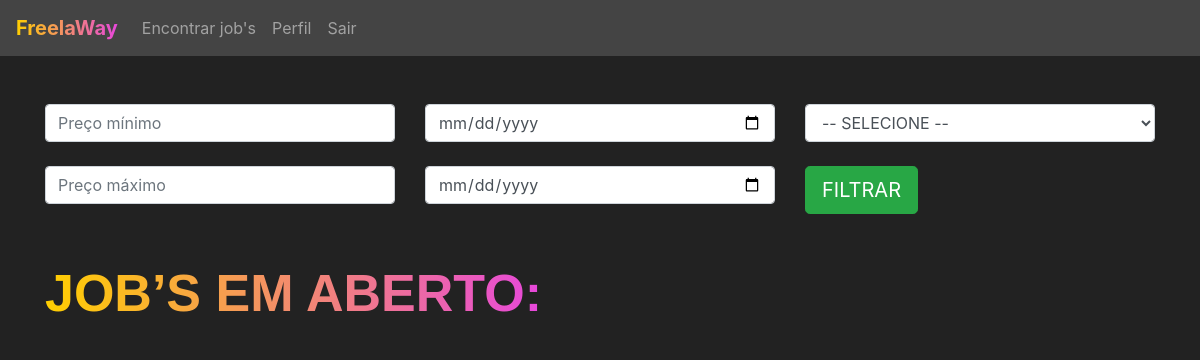
/jobs/encontrar_jobs/ (signed in), run on an earlier commit of the app's database.
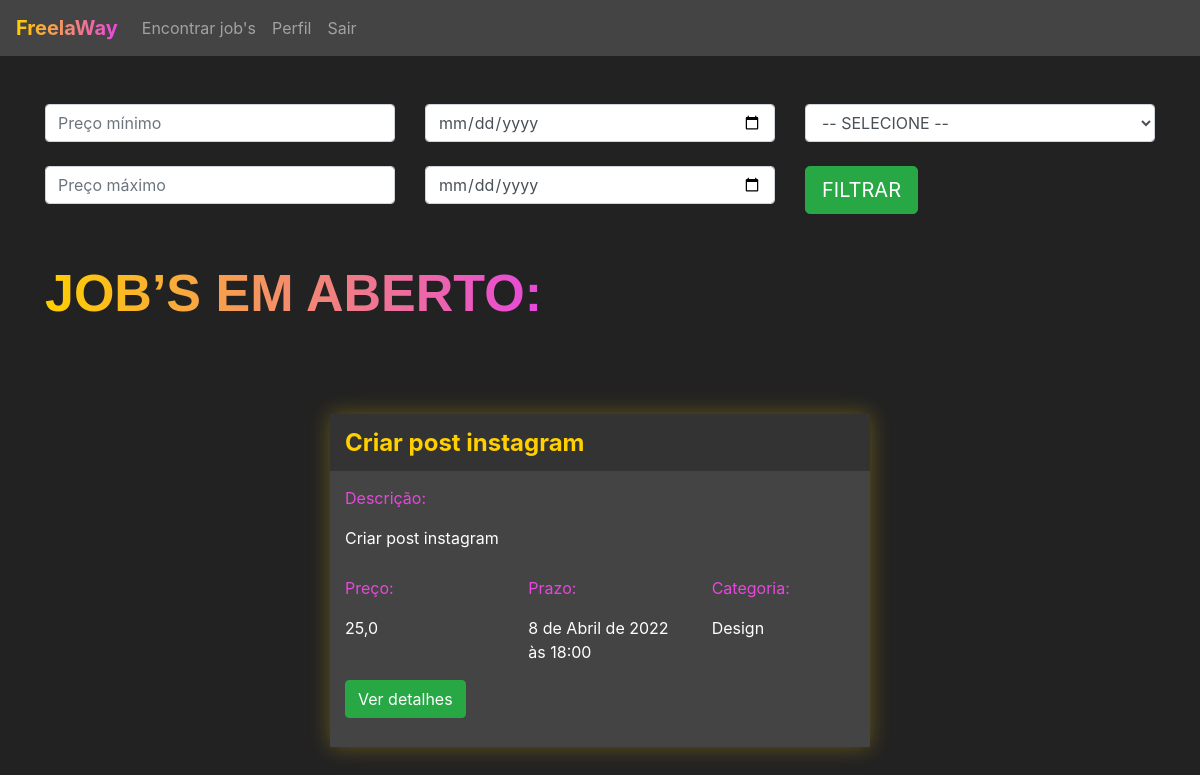
And on a later commit of the database.
### jobs/models.py (models this page shows, shortened)
class Jobs(models.Model):
    categoria_choices = (('D', 'Design'),
                         ('EV', 'Edição de Vídeo'))
    status_choices = (('C', 'Em criação'),
                      ('AA', 'Aguardando aprovação'),
                      ('F', 'Finalizado'))
    titulo = models.CharField(max_length=200)
    descricao = models.TextField()
    categoria = models.CharField(max_length=2, choices=categoria_choices, default="D")
    prazo_entrega = models.DateTimeField()
    preco = models.FloatField()
    referencias = models.ManyToManyField(Referencias)
    profissional = models.ForeignKey(User, on_delete=models.DO_NOTHING, null=True, blank=True)
    reservado = models.BooleanField(default=False)
    status = models.CharField(max_length=2, default='C')
    arquivo_final = models.FileField(null=True, blank=True)

### jobs/views.py (the view)
# urls.py: path('encontrar_jobs/', views.encontrar_jobs, name="encontrar_jobs"),
@login_required(login_url='/auth/logar')
def encontrar_jobs(request):
    if request.method == "GET":
        preco_minimo = request.GET.get('preco_minimo')
        preco_maximo = request.GET.get('preco_maximo')
        prazo_minimo = request.GET.get('prazo_minimo')
        prazo_maximo = request.GET.get('prazo_maximo')
        categoria = request.GET.get('categoria')
        if preco_minimo or preco_maximo or prazo_minimo or prazo_maximo or categoria:
            if not preco_minimo:
                preco_minimo = 0
            if not preco_maximo:
                preco_maximo = 999999
            if not prazo_minimo:
                prazo_minimo = datetime(year=1900, month=1, day=1)
            if not prazo_maximo:
                prazo_maximo = datetime(year=3000, month=1, day=1)
            if categoria == '':
                categoria = ['D', 'EV', ]
            elif categoria == 'D':
                categoria = ['D', ]
            elif categoria == "EV":
                categoria = ['EV', ]
            jobs = Jobs.objects \
                .filter(preco__gte=preco_minimo) \
                .filter(preco__lte=preco_maximo) \
                .filter(prazo_entrega__gte=prazo_minimo) \
                .filter(prazo_entrega__lte=prazo_maximo) \
                .filter(categoria__in=categoria) \
                .filter(reservado=False)
        else:
            jobs = Jobs.objects.filter(reservado=False)
        return render(request, 'encontrar_jobs.html', {'jobs': jobs})

### jobs/models.py (called while the page is built)
    def __str__(self) -> str:
        return self.arquivo.url

### jobs/templates/encontrar_jobs.html (shortened to what this page needs)
{% extends 'base.html' %}
{% load static %}
{% block 'head' %}
<link rel="stylesheet" href="{% static 'jobs/css/encontrar_jobs.css' %}">
{% endblock %}
{% block 'body' %}
<div class="container">
    <br/>
    <br/>
    <form action="{% url 'encontrar_jobs' %}" method="GET">
        <div class="row">
            <div class="col-sm">
                <input type="text" class="form-control" placeholder="Preço mínimo" name="preco_minimo">
                <br/>
                <input type="text" class="form-control" placeholder="Preço máximo" name="preco_maximo">
            </div>
            <div class="col-sm">
                <input type="date" class="form-control" name="prazo_minimo">
                <br/>
                <input type="date" class="form-control" name="prazo_maximo">
            </div>
            <div class="col-sm">
                <select class="form-control" name="categoria">
                    <option value="">-- SELECIONE --</option>
                </select>
                <br/>
                <input type="submit" class="btn btn-success btn-lg" value="FILTRAR">
            </div>
        </div>
    </form>
    <br/>
    <br/>
    <h2 class="titulo">JOB’S EM ABERTO:</h2>
    <div class="row justify-content-around">
        {% for job in jobs %}
        <div class="col-6 row-card">
            <div class="card-job">
                <div class="header-job">
                    <h4 class="titulo-job">{{job.titulo}}</h4>
                </div>
                <div class="body-job">
                    <p class="titulo-body">Descrição:</p>
                    <div style="width: 70%">
                        <p>{{job.descricao}}</p>
                    </div>
                    <div class="row">
                        <div class="col-4">
                            <p class="titulo-body">Preço:</p>
                            <p>{{job.preco}}</p>
                        </div>
                        <div class="col-4">
                            <p class="titulo-body">Prazo:</p>
                            <p>{{job.prazo_entrega}}</p>
                        </div>
                        <div class="col-4">
                            <p class="titulo-body">Categoria:</p>
                            <p>
                                {% if job.categoria == 'D'%}
                                Design
                                {% else %}
                                Edição de vídeo
                                {% endif%}
                            </p>
                        </div>
                    </div>
                    <button class="btn btn-success" data-toggle="modal" data-target="#modal-{{job.id}}">
                        Ver detalhes
                    </button>
                    <br/>
                    <br/>
                </div>
            </div>
        </div>
        {% endfor %}
    </div>
</div>
{% endblock %}

What changed in the data, as far as the page shows it:
now on this page (row edited): Jobs: titulo "Criar post instagram", descricao "Criar post instagram", preco "25,0", prazo_entrega "8 de Abril de 2022 às 18:00", categoria "Design"
